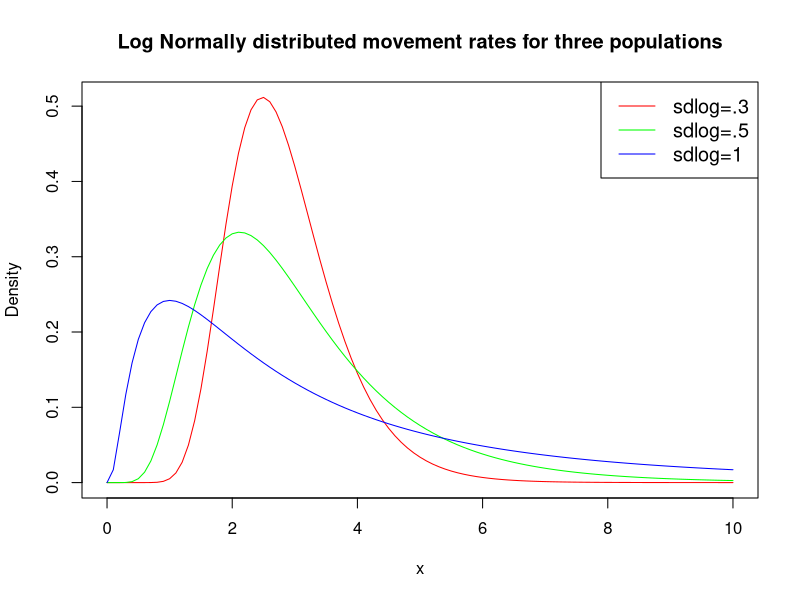
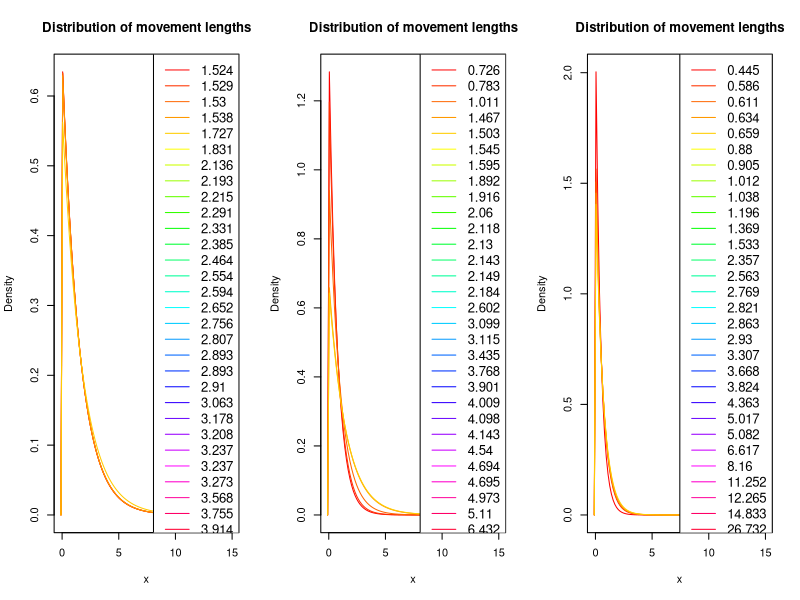

These figures' R source, in order:
# Script to run simulations for theoretical populations with three levels of variation in movement rates

library(dplyr)
library(tidyr)
library(ggplot2)
library(cowplot)
library(fitdistrplus)
library(Hmisc)

set.seed(98)

# Three populations ---------------------------------------------------------------------
av.mov.rate <- 1
sd.mov.rate <- c(0.3, 0.5, 1)
max.x <- 10

mycols <- c("red", "green", "blue")
#create density plots
curve(dlnorm(x, meanlog=av.mov.rate, sdlog=sd.mov.rate[1]),
      from=0, to=max.x,
      col=mycols[1],
      main = 'Log Normally distributed movement rates for three populations', #add title
      ylab = 'Density', #change y-axis label
)

curve(dlnorm(x, meanlog=av.mov.rate, sdlog=sd.mov.rate[2]),
      from=0, to=max.x,
      col=mycols[2], add=TRUE)

curve(dlnorm(x, meanlog=av.mov.rate, sdlog=sd.mov.rate[3]),
      from=0, to=max.x,
      col=mycols[3], add=TRUE)

#add legend
legend("topright", legend=c("sdlog=.3", "sdlog=.5", "sdlog=1"),
       col=mycols, lty=1, cex=1.2)

## Simulate movement rates -------------------------------------------------------------
n.individuals <- 30
m_1 <- sort(round(rlnorm(n.individuals, meanlog = av.mov.rate, sdlog = sd.mov.rate[1]),3))
m_2 <- sort(round(rlnorm(n.individuals, meanlog = av.mov.rate, sdlog = sd.mov.rate[2]),3))
m_3 <- sort(round(rlnorm(n.individuals, meanlog = av.mov.rate, sdlog = sd.mov.rate[3]),3))

## Visualize individual differences ----------------------------------------------------

par(mfrow=c(1,3))
mycols <- rainbow(n.individuals, s=1)

range <- c(-0.1,max.x+5)
#create density plots
### Fist population--------------------------------------------------------------------
curve(dexp(x, 1/m_1[1]), #notice rate for exponential is 1/movement rate.
      from=range[1], to=range[2],
      col=mycols[1],
      main = 'Distribution of movement lengths', #add title
      ylab = 'Density', #change y-axis label
      xlab = "x"
)
for(i in 2:5){
  curve(dexp(x, 1/m_1[i]),
        from=range[1], to=range[2],
        col=mycols[i], add=TRUE)
}

#add legend
legend("topright", legend= m_1,
       col=mycols, lty=1, cex=1.2)


### Second population----------------------------------------------------------------
curve(dexp(x, 1/m_2[1]), #notice rate for exponential is 1/movement rate.
      from=range[1], to=range[2],
      col=mycols[1],
      main = 'Distribution of movement lengths', #add title
      ylab = 'Density', #change y-axis label
      xlab = "x"
)
for(i in 2:5){
  curve(dexp(x, 1/m_2[i]),
        from=range[1], to=range[2],
        col=mycols[i], add=TRUE)
}

#add legend
legend("topright", legend= m_2,
       col=mycols, lty=1, cex=1.2)



### Third population ---------------------------------------------------------------
curve(dexp(x, 1/m_3[1]), #notice rate for exponential is 1/movement rate.
      from=range[1], to=range[2],
      col=mycols[1],
      main = 'Distribution of movement lengths', #add title
      ylab = 'Density', #change y-axis label
      xlab = "x"
)
for(i in 2:5){
  curve(dexp(x, 1/m_3[i]),
        from=range[1], to=range[2],
        col=mycols[i], add=TRUE)
}

#add legend
legend("topright", legend= m_3,
       col=mycols, lty=1, cex=1.2)

# Functions --------------------------------------------------------------------------
sim_movement <- function(prm, t = 1000, plot.it = TRUE, return.data.frame = FALSE){
  tru.rate <- round(prm, 3)
  movedist <- rexp(t, rate = 1/tru.rate)
  angle <- runif(t, min = 0, max = 360)
  distx <- movedist*cos(angle)
  xloc <- c(0, cumsum(distx))
  disty <- movedist*sin(angle)
  yloc <- c(0, cumsum(disty))
  animalTraj <- data.frame(time = 0:t, xloc = xloc, yloc = yloc)
  if(plot.it == TRUE){
    plot(x = xloc, y = yloc, type = "l", main = paste("Rate=",tru.rate))
  }
  if(return.data.frame == TRUE){
    return(animalTraj)
  }
}

sim_seeds <- function(nseeds = 20, m.prms = NULL,...){
  grt <- round(rgamma(nseeds, shape = 4, scale = 5))
  t.grt <- max(grt)

  df <- sim_movement(m.prms, t = t.grt, plot.it = FALSE, return.data.frame = TRUE)

  df %>%
    left_join(., data.frame(s.id = 1:nseeds, time = grt), by = "time") %>%
    mutate(disp = sqrt(xloc^2+yloc^2)) -> df

  return(df)
}

summ_seeds <- function(df = NULL){
  df %>%
    drop_na(s.id) %>%
    mutate(xi = (mean(xloc)-xloc)^2,
           yi = (mean(yloc)-yloc)^2) %>%
    summarise(x = mean(xloc),
              y = mean(yloc),
              av.disp = mean(disp),
              se.disp = sd(disp)/sqrt(n()),
              dsprsn = sum(sqrt(xi+yi))/n()) -> s.df
  return(s.df)
}
